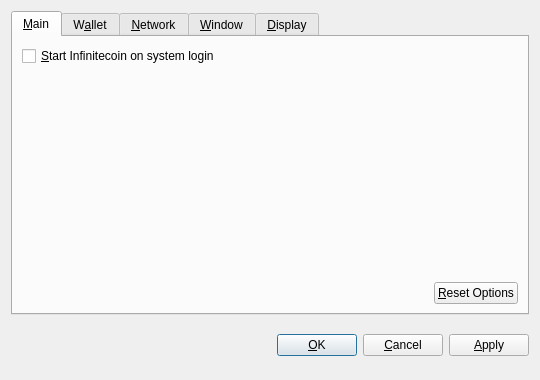
<?xml version="1.0" encoding="UTF-8"?>
<ui version="4.0">
 <class>OptionsDialog</class>
 <widget class="QDialog" name="OptionsDialog">
  <property name="geometry">
   <rect>
    <x>0</x>
    <y>0</y>
    <width>540</width>
    <height>380</height>
   </rect>
  </property>
  <property name="windowTitle">
   <string>Options</string>
  </property>
  <property name="modal">
   <bool>true</bool>
  </property>
  <layout class="QVBoxLayout" name="verticalLayout">
   <item>
    <widget class="QTabWidget" name="tabWidget">
     <property name="tabPosition">
      <enum>QTabWidget::North</enum>
     </property>
     <property name="currentIndex">
      <number>0</number>
     </property>
     <widget class="QWidget" name="tabMain">
      <attribute name="title">
       <string>&amp;Main</string>
      </attribute>
      <layout class="QVBoxLayout" name="verticalLayout_Main">
       <item>
        <widget class="QCheckBox" name="bitcoinAtStartup">
         <property name="toolTip">
          <string>Automatically start Infinitecoin after logging in to the system.</string>
         </property>
         <property name="text">
          <string>&amp;Start Infinitecoin on system login</string>
         </property>
        </widget>
       </item>
       <item>
        <spacer name="verticalSpacer_Main">
         <property name="orientation">
          <enum>Qt::Vertical</enum>
         </property>
         <property name="sizeHint" stdset="0">
          <size>
           <width>20</width>
           <height>40</height>
          </size>
         </property>
        </spacer>
       </item>
       <item>
        <layout class="QHBoxLayout" name="horizontalLayout_2_Main">
         <item>
          <spacer name="horizontalSpacer_2_Main">
           <property name="orientation">
            <enum>Qt::Horizontal</enum>
           </property>
           <property name="sizeHint" stdset="0">
            <size>
             <width>40</width>
             <height>20</height>
            </size>
           </property>
          </spacer>
         </item>
         <item>
          <widget class="QPushButton" name="resetButton">
           <property name="toolTip">
            <string>Reset all client options to default.</string>
           </property>
           <property name="text">
            <string>&amp;Reset Options</string>
           </property>
           <property name="autoDefault">
            <bool>false</bool>
           </property>
          </widget>
         </item>
        </layout>
       </item>
      </layout>
     </widget>
     <widget class="QWidget" name="tabWallet">
      <attribute name="title">
       <string>W&amp;allet</string>
      </attribute>
      <layout class="QVBoxLayout" name="verticalLayout_Network">
       <item>
        <widget class="QLabel" name="transactionFeeInfoLabel">
         <property name="text">
          <string>Optional transaction fee per kB that helps make sure your transactions are processed quickly. Most transactions are 1 kB. Fee 0.01 recommended.</string>
         </property>
         <property name="textFormat">
          <enum>Qt::PlainText</enum>
         </property>
         <property name="wordWrap">
          <bool>true</bool>
         </property>
        </widget>
       </item>
       <item>
        <layout class="QHBoxLayout" name="horizontalLayout_1_Main">
         <item>
          <widget class="QLabel" name="transactionFeeLabel">
           <property name="text">
            <string>Pay transaction &amp;fee</string>
           </property>
           <property name="textFormat">
            <enum>Qt::PlainText</enum>
           </property>
           <property name="buddy">
            <cstring>transactionFee</cstring>
           </property>
          </widget>
         </item>
         <item>
          <widget class="BitcoinAmountField" name="transactionFee"/>
         </item>
         <item>
          <spacer name="horizontalSpacer_1_Main">
           <property name="orientation">
            <enum>Qt::Horizontal</enum>
           </property>
           <property name="sizeHint" stdset="0">
            <size>
             <width>40</width>
             <height>20</height>
            </size>
           </property>
          </spacer>
         </item>
        </layout>
       </item>
       <item>
        <widget class="QLabel" name="label">
         <property name="text">
          <string>If you disable the spending of unconfirmed change, the change from a transaction cannot be used until that transaction has at least one confirmation. This also affects how your balance is computed.</string>
         </property>
         <property name="wordWrap">
          <bool>true</bool>
         </property>
        </widget>
       </item>
       <item>
        <widget class="QCheckBox" name="spendZeroConfChange">
         <property name="text">
          <string>Spend unconfirmed change  (experts only)</string>
         </property>
        </widget>
       </item>
       <item>
        <spacer name="verticalSpacer">
         <property name="orientation">
          <enum>Qt::Vertical</enum>
         </property>
         <property name="sizeHint" stdset="0">
          <size>
           <width>20</width>
           <height>40</height>
          </size>
         </property>
        </spacer>
       </item>
      </layout>
     </widget>
     <widget class="QWidget" name="tabNetwork">
      <attribute name="title">
       <string>&amp;Network</string>
      </attribute>
      <layout class="QVBoxLayout" name="verticalLayout_Network">
       <item>
        <widget class="QCheckBox" name="mapPortUpnp">
         <property name="toolTip">
          <string>Automatically open the Infinitecoin client port on the router. This only works when your router supports UPnP and it is enabled.</string>
         </property>
         <property name="text">
          <string>Map port using &amp;UPnP</string>
         </property>
        </widget>
       </item>
       <item>
        <widget class="QCheckBox" name="connectSocks">
         <property name="toolTip">
          <string>Connect to the Infinitecoin network through a SOCKS proxy (e.g. when connecting through Tor).</string>
         </property>
         <property name="text">
          <string>&amp;Connect through SOCKS proxy:</string>
         </property>
        </widget>
       </item>
       <item>
        <layout class="QHBoxLayout" name="horizontalLayout_Network">
         <item>
          <widget class="QLabel" name="proxyIpLabel">
           <property name="text">
            <string>Proxy &amp;IP:</string>
           </property>
           <property name="textFormat">
            <enum>Qt::PlainText</enum>
           </property>
           <property name="buddy">
            <cstring>proxyIp</cstring>
           </property>
          </widget>
         </item>
         <item>
          <widget class="QValidatedLineEdit" name="proxyIp">
           <property name="maximumSize">
            <size>
             <width>140</width>
             <height>16777215</height>
            </size>
           </property>
           <property name="toolTip">
            <string>IP address of the proxy (e.g. 127.0.0.1)</string>
           </property>
          </widget>
         </item>
         <item>
          <widget class="QLabel" name="proxyPortLabel">
           <property name="text">
            <string>&amp;Port:</string>
           </property>
           <property name="textFormat">
            <enum>Qt::PlainText</enum>
           </property>
           <property name="buddy">
            <cstring>proxyPort</cstring>
           </property>
          </widget>
         </item>
         <item>
          <widget class="QLineEdit" name="proxyPort">
           <property name="maximumSize">
            <size>
             <width>55</width>
             <height>16777215</height>
            </size>
           </property>
           <property name="toolTip">
            <string>Port of the proxy (e.g. 9050)</string>
           </property>
          </widget>
         </item>
         <item>
          <widget class="QLabel" name="socksVersionLabel">
           <property name="text">
            <string>SOCKS &amp;Version:</string>
           </property>
           <property name="textFormat">
            <enum>Qt::PlainText</enum>
           </property>
           <property name="buddy">
            <cstring>socksVersion</cstring>
           </property>
          </widget>
         </item>
         <item>
          <widget class="QValueComboBox" name="socksVersion">
           <property name="toolTip">
            <string>SOCKS version of the proxy (e.g. 5)</string>
           </property>
          </widget>
         </item>
         <item>
          <spacer name="horizontalSpacer_Network">
           <property name="orientation">
            <enum>Qt::Horizontal</enum>
           </property>
           <property name="sizeHint" stdset="0">
            <size>
             <width>40</width>
             <height>20</height>
            </size>
           </property>
          </spacer>
         </item>
        </layout>
       </item>
       <item>
        <spacer name="verticalSpacer_Network">
         <property name="orientation">
          <enum>Qt::Vertical</enum>
         </property>
         <property name="sizeHint" stdset="0">
          <size>
           <width>20</width>
           <height>40</height>
          </size>
         </property>
        </spacer>
       </item>
      </layout>
     </widget>
     <widget class="QWidget" name="tabWindow">
      <attribute name="title">
       <string>&amp;Window</string>
      </attribute>
      <layout class="QVBoxLayout" name="verticalLayout_Window">
       <item>
        <widget class="QCheckBox" name="minimizeToTray">
         <property name="toolTip">
          <string>Show only a tray icon after minimizing the window.</string>
         </property>
         <property name="text">
          <string>&amp;Minimize to the tray instead of the taskbar</string>
         </property>
        </widget>
       </item>
       <item>
        <widget class="QCheckBox" name="minimizeOnClose">
         <property name="toolTip">
          <string>Minimize instead of exit the application when the window is closed. When this option is enabled, the application will be closed only after selecting Quit in the menu.</string>
         </property>
         <property name="text">
          <string>M&amp;inimize on close</string>
         </property>
        </widget>
       </item>
       <item>
        <spacer name="verticalSpacer_Window">
         <property name="orientation">
          <enum>Qt::Vertical</enum>
         </property>
         <property name="sizeHint" stdset="0">
          <size>
           <width>20</width>
           <height>40</height>
          </size>
         </property>
        </spacer>
       </item>
      </layout>
     </widget>
     <widget class="QWidget" name="tabDisplay">
      <attribute name="title">
       <string>&amp;Display</string>
      </attribute>
      <layout class="QVBoxLayout" name="verticalLayout_Display">
       <item>
        <layout class="QHBoxLayout" name="horizontalLayout_1_Display">
         <item>
          <widget class="QLabel" name="langLabel">
           <property name="text">
            <string>User Interface &amp;language:</string>
           </property>
           <property name="textFormat">
            <enum>Qt::PlainText</enum>
           </property>
           <property name="buddy">
            <cstring>lang</cstring>
           </property>
          </widget>
         </item>
         <item>
          <widget class="QValueComboBox" name="lang">
           <property name="toolTip">
            <string>The user interface language can be set here. This setting will take effect after restarting Infinitecoin.</string>
           </property>
          </widget>
         </item>
        </layout>
       </item>
       <item>
        <layout class="QHBoxLayout" name="horizontalLayout_2_Display">
         <item>
          <widget class="QLabel" name="unitLabel">
           <property name="text">
            <string>&amp;Unit to show amounts in:</string>
           </property>
           <property name="textFormat">
            <enum>Qt::PlainText</enum>
           </property>
           <property name="buddy">
            <cstring>unit</cstring>
           </property>
          </widget>
         </item>
         <item>
          <widget class="QValueComboBox" name="unit">
           <property name="toolTip">
            <string>Choose the default subdivision unit to show in the interface and when sending coins.</string>
           </property>
          </widget>
         </item>
        </layout>
       </item>
       <item>
        <widget class="QCheckBox" name="displayAddresses">
         <property name="toolTip">
          <string>Whether to show Infinitecoin addresses in the transaction list or not.</string>
         </property>
         <property name="text">
          <string>&amp;Display addresses in transaction list</string>
         </property>
        </widget>
       </item>
       <item>
        <widget class="QCheckBox" name="coinControlFeatures">
         <property name="toolTip">
          <string>Whether to show coin control features or not.</string>
         </property>
         <property name="text">
          <string>Display coin &amp;control features (experts only!)</string>
         </property>
        </widget>
       </item>
       <item>
        <spacer name="verticalSpacer_Display">
         <property name="orientation">
          <enum>Qt::Vertical</enum>
         </property>
         <property name="sizeHint" stdset="0">
          <size>
           <width>20</width>
           <height>40</height>
          </size>
         </property>
        </spacer>
       </item>
      </layout>
     </widget>
    </widget>
   </item>
   <item>
    <layout class="QHBoxLayout" name="horizontalLayout_Buttons">
     <item>
      <spacer name="horizontalSpacer_1">
       <property name="orientation">
        <enum>Qt::Horizontal</enum>
       </property>
       <property name="sizeHint" stdset="0">
        <size>
         <width>40</width>
         <height>48</height>
        </size>
       </property>
      </spacer>
     </item>
     <item>
      <widget class="QLabel" name="statusLabel">
       <property name="font">
        <font>
         <weight>75</weight>
         <bold>true</bold>
        </font>
       </property>
       <property name="text">
        <string/>
       </property>
       <property name="textFormat">
        <enum>Qt::PlainText</enum>
       </property>
       <property name="wordWrap">
        <bool>true</bool>
       </property>
      </widget>
     </item>
     <item>
      <spacer name="horizontalSpacer_2">
       <property name="orientation">
        <enum>Qt::Horizontal</enum>
       </property>
       <property name="sizeHint" stdset="0">
        <size>
         <width>40</width>
         <height>48</height>
        </size>
       </property>
      </spacer>
     </item>
     <item>
      <widget class="QPushButton" name="okButton">
       <property name="text">
        <string>&amp;OK</string>
       </property>
      </widget>
     </item>
     <item>
      <widget class="QPushButton" name="cancelButton">
       <property name="text">
        <string>&amp;Cancel</string>
       </property>
       <property name="autoDefault">
        <bool>false</bool>
       </property>
      </widget>
     </item>
     <item>
      <widget class="QPushButton" name="applyButton">
       <property name="text">
        <string>&amp;Apply</string>
       </property>
       <property name="autoDefault">
        <bool>false</bool>
       </property>
      </widget>
     </item>
    </layout>
   </item>
  </layout>
 </widget>
 <customwidgets>
  <customwidget>
   <class>BitcoinAmountField</class>
   <extends>QSpinBox</extends>
   <header>bitcoinamountfield.h</header>
   <container>1</container>
  </customwidget>
  <customwidget>
   <class>QValueComboBox</class>
   <extends>QComboBox</extends>
   <header>qvaluecombobox.h</header>
  </customwidget>
  <customwidget>
   <class>QValidatedLineEdit</class>
   <extends>QLineEdit</extends>
   <header>qvalidatedlineedit.h</header>
  </customwidget>
 </customwidgets>
 <resources/>
 <connections/>
</ui>
